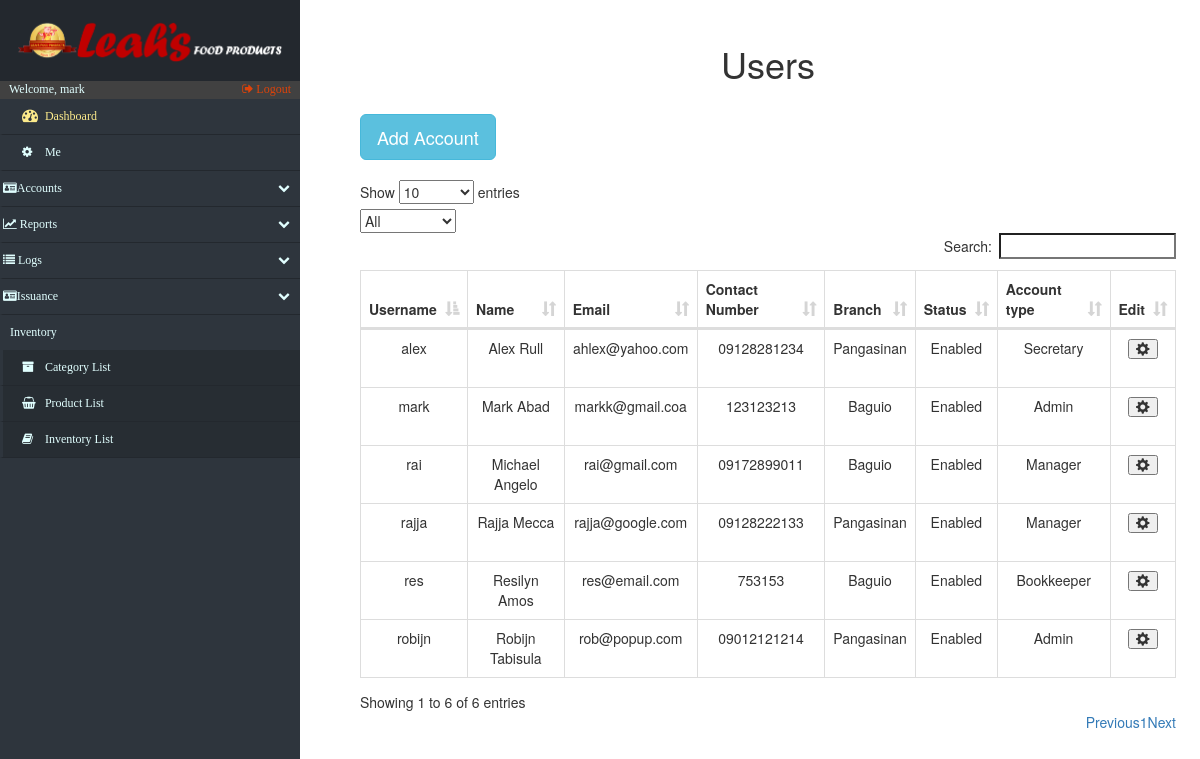
Screenshot of /accounts_Users.php (signed in) with the database file from the repository.
### tables this page shows
CREATE TABLE IF NOT EXISTS `accounts` (
  `acc_id` int(12) NOT NULL AUTO_INCREMENT,
  `username` varchar(15) NOT NULL,
  `first_name` varchar(20) NOT NULL,
  `last_name` varchar(20) NOT NULL,
  `password` varchar(128) NOT NULL,
  `email` varchar(50) NOT NULL,
  `contact_no` varchar(20) NOT NULL,
  `status` varchar(10) NOT NULL DEFAULT 'Disabled',
  `branch` varchar(50) DEFAULT NULL,
  `acctype` varchar(45) DEFAULT NULL,
  `security_key` varchar(45) DEFAULT NULL,
  PRIMARY KEY (`acc_id`)
);

### accounts_Users.php (the view, shortened to what this page needs)
<!DOCTYPE html>
<html lang="en">
<head>
    <?php include('fragments/config.php') ?>
    <link rel="stylesheet" href="https://maxcdn.bootstrapcdn.com/bootstrap/3.3.7/css/bootstrap.min.css">
    <link href="src/css/datatables.css" rel="stylesheet">
    <link href="//maxcdn.bootstrapcdn.com/font-awesome/4.2.0/css/font-awesome.min.css" rel="stylesheet">
    <link href="src/css/sidebar.css" rel="stylesheet">
    <link href="src/css/custom.css" rel="stylesheet">
</head>
<body>
    <div class="nav-side-menu">
        <div class="brand">
            <div class="brandtext"></div>
        </div>
        <div class="user_info">
            <span>Welcome, <?php
                echo $_SESSION['username'];
                ?>
            </span>
            <a href="fragments/logout.php">
                <i class="fa fa-sign-out" aria-hidden="true"></i> Logout
            </a>
        </div>
        <div class="menu-list">
            <ul id="menu-content" class="menu-content collapse out">
                <li>
                    <a id="dashboard_txt" href="index.php">
                        <i class="fa fa-dashboard fa-lg"></i> Dashboard
                    </a>
                </li>
                 <li><a href="settings.php"><i class="fa fa-cog"></i> Me</a></li>
                <li data-toggle="collapse" data-target="#accounts" class="collapsed">
                    <i class="fa fa-id-card" aria-hidden="true"></i>Accounts <span class="arrow"></span>
                </li>
                <li data-toggle="collapse" data-target="#reports" class="collapsed">
                    <i class="fa fa-line-chart" aria-hidden="true"></i> Reports <span class="arrow"></span>
                </li>
                <li data-toggle="collapse" data-target="#issue" class="collapsed">
                    <i class="fa fa-list" aria-hidden="true"></i> Logs <span class="arrow"></span>
                </li>
                 <li data-toggle="collapse" data-target="#issuance" class="collapsed">
                    <i class="fa fa-id-card" aria-hidden="true"></i>Issuance<span class="arrow"></span>
                </li>
                <div class="sub-menu_nct">
                    <span class="sub-menu">Inventory
                    </span>
                </div>
                <li class="sub-menu_nc">
                    <a class="sub-menu_nc" href="categories.php">
                        <i class="fa fa-archive"> </i> Category List
                    </a>
                </li>
                <li class="sub-menu_nc">
                    <a class="sub-menu_nc" href="products.php">
                        <i class="fa fa-shopping-basket"> </i> Product List
                    </a>
                </li>
                <li class="sub-menu_nc">
                    <a href="inventory.php">
                        <i class="fa fa-book"> </i> Inventory List
                    </a>
                </li>
            </ul>
        </div>
    </div>
    <div id="page-content-wrapper">
        <div class="containers">
            <table class="table table-striped table-bordered">
                <h1 align="center">Users</h1>
            </table>
            <?php
							$retrieve = ("SELECT * FROM accounts ");
							$results = mysqli_query($db, $retrieve);
						?>
                <table class="table table-striped table-bordered">
                    <button type="button" class="btn btn-info btn-lg" data-toggle="modal" data-target="#myModal">Add Account</button>
                </table>
                <div id="mainContainer">
                <table id="datatables" class="table table-hover table-bordered dataTable" cellspacing="0" width="100%" role="grid" aria-describedby="myTable_info" style="width: 100%;">
                    <thead>
                        <tr>
                            <th>Username</th>
                            <th>Name</th>
                            <th>Email</th>
                            <th>Contact Number</th>
							<th>Branch</th>
                            <th>Status</th>
							<th>Account type</th>
                            <th>Edit</th>
                        </tr>
                    </thead>
                    <tbody>
                        <?php
							foreach ($results as $data):
						?>
                            <tr>
								<?php
									$individual_acc_id=$data["acc_id"];
                                ?>
                                <td data-title="user_name">
                                    <?php echo $data["username"]; ?>
                                </td>
                                <td data-title="name">
                                    <?php echo $data["first_name"]." ".$data["last_name"]; ?>
                                </td>
                                <td data-title="mail">
                                    <?php echo $data["email"]; ?>
                                </td>
                                <td data-title="cno">
                                    <?php echo $data["contact_no"]; ?>
                                </td>
								 <td data-title="branch">
                                    <?php echo $data["branch"]; ?>
                                </td>
                                <td data-title="status">
                                    <?php echo $data["status"]; ?>
                                </td>
								 <td data-title="acctype">
                                    <?php echo $data["acctype"]; ?>
                                </td>
								<td data-title="edit">
                                        <table class="table table-striped table-bordered">
                                            <button type="button" class="glyphicon glyphicon-cog" onclick="refresh()" data-toggle="modal" aria-hidden="true" data-target="#<?php echo $individual_acc_id;?>"></button>
                                        </table>
                                </td>
                            </tr>
                            <?php
							endforeach;
						?>
                    </tbody>
                </table>
        </div>
    </div>
    </div>
</body>
</html>

### src/css/datatables.css (style rules this page uses)
table.dataTable { clear: both; width: auto; text-align: center; margin-top: 6px !important; margin-bottom: 6px !important; max-width: none !important; border-collapse: separate !important }
table.dataTable td, table.dataTable th { -webkit-box-sizing: content-box; box-sizing: content-box }
table.dataTable thead>tr>th.sorting_asc, table.dataTable thead>tr>th.sorting_desc, table.dataTable thead>tr>th.sorting, table.dataTable thead>tr>td.sorting_asc, table.dataTable thead>tr>td.sorting_desc, table.dataTable thead>tr>td.sorting { padding-right: 30px }
table.dataTable thead .sorting, table.dataTable thead .sorting_asc, table.dataTable thead .sorting_desc, table.dataTable thead .sorting_asc_disabled, table.dataTable thead .sorting_desc_disabled { cursor: pointer; position: relative }
table.dataTable thead .sorting:after, table.dataTable thead .sorting_asc:after, table.dataTable thead .sorting_desc:after, table.dataTable thead .sorting_asc_disabled:after, table.dataTable thead .sorting_desc_disabled:after { position: absolute; bottom: 8px; right: 8px; display: block; font-family: 'Glyphicons Halflings'; opacity: 0.5 }
table.dataTable thead .sorting:after { opacity: 0.2; content: "\e150" }
table.dataTable thead .sorting_asc:after { content: "\e155" }
table.table-bordered.dataTable th, table.table-bordered.dataTable td { border-left-width: 0 }
table.table-bordered.dataTable th:last-child, table.table-bordered.dataTable th:last-child, table.table-bordered.dataTable td:last-child, table.table-bordered.dataTable td:last-child { border-right-width: 0 }
table.table-bordered.dataTable tbody th, table.table-bordered.dataTable tbody td { border-bottom-width: 0 }

### src/css/sidebar.css (style rules this page uses)
.nav-side-menu { overflow: hidden; font-family: verdana; font-size: 12px; font-weight: 200; background-color: #2e353d; position: fixed; top: 0px; width: 300px; height: 100%; color: #e1ffff; }
.nav-side-menu .brand { background-color: #23282e; line-height: 50px; display: block; text-align: center; font-size: 14px; }
.nav-side-menu ul, .nav-side-menu li { list-style: none; padding: 0px; margin: 0px; line-height: 35px; cursor: pointer; }
.nav-side-menu li { padding-left: 0px; border-left: 3px solid #2e353d; border-bottom: 1px solid #23282e; }
.nav-side-menu li a { text-decoration: none; color: #e1ffff; }
.nav-side-menu li a i { padding-left: 10px; width: 20px; padding-right: 20px; }
@media (min-width: 800px) { .nav-side-menu .menu-list .menu-content { display: block; } }
body { margin: 0px; padding: 0px; }
#dashboard_txt { color: #fcea8b; }
.sub-menu_nc { background-color: #272d33; }
.sub-menu_nct { padding-left: 10px; }
.nav-side-menu .brand .brandtext { padding: 4%; content: url(../img/LeahsTextAlter.PNG); width: 100%; text-align: center; }
.user_info { background-color: #414141; }
.user_info a { float: right; padding-right: 3%; color: #dd430a; }
.user_info span { padding-left: 3% }
.sub-menu_nc a { display: block; }
.menu-content > li a { display: inline-block; width: 100%; }
#menu-content li a { padding-left: 3%; }

### src/css/custom.css (style rules this page uses)
.containers { padding: 0px; margin: 0px; margin-top:2%; float: right; width: 79%; padding-right: 5%; }
@media (max-width: 1600px) { .containers { width: 75%; padding-right: 4%; } }
@media (max-width: 1400px) { .containers { width: 73%; padding-right 3%;: } }
@media (max-width: 1260px) { .containers { width: 70%; padding-right: 2%; } }

### rows the page displays
accounts: username "res", first_name "Resilyn", last_name "Amos", email "res@email.com", contact_no "753153", branch "Baguio", status "Enabled", acctype "Bookkeeper"
accounts: username "mark", first_name "Mark", last_name "Abad", email "markk@gmail.coa", contact_no "123123213", branch "Baguio", status "Enabled", acctype "Admin"
accounts: username "rai", first_name "Michael", last_name "Angelo", email "rai@gmail.com", contact_no "09172899011", branch "Baguio", status "Enabled", acctype "Manager"
accounts: username "alex", first_name "Alex", last_name "Rull", email "ahlex@yahoo.com", contact_no "09128281234", branch "Pangasinan", status "Enabled", acctype "Secretary"
accounts: username "rajja", first_name "Rajja", last_name "Mecca", email "rajja@google.com", contact_no "09128222133", branch "Pangasinan", status "Enabled", acctype "Manager"
accounts: username "robijn", first_name "Robijn", last_name "Tabisula", email "rob@popup.com", contact_no "09012121214", branch "Pangasinan", status "Enabled", acctype "Admin"

### other values shown
$_SESSION['username'] "mark"
